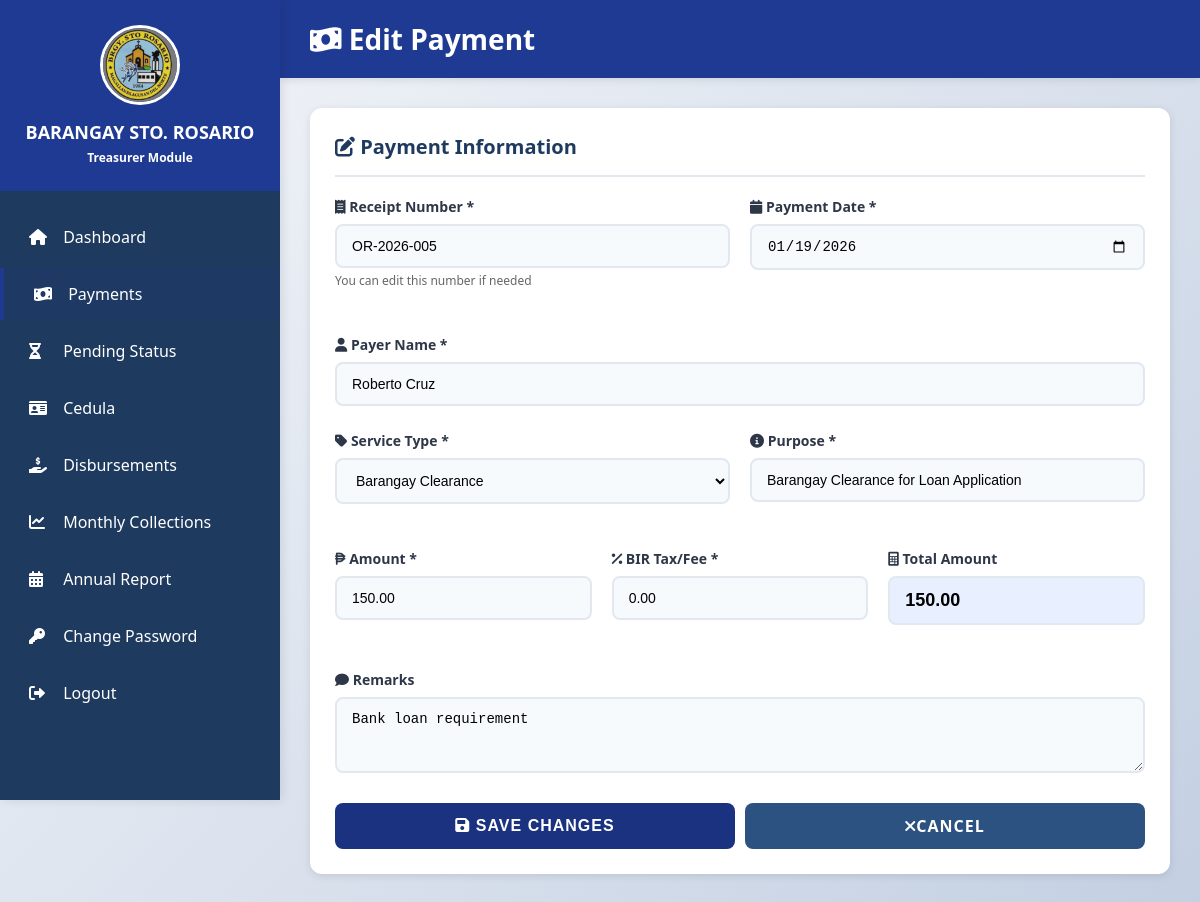
Screenshot of /treasurer/payments/edit.php?id=5 (signed in) with the database file from the repository.
### tables this page shows
CREATE TABLE IF NOT EXISTS payments (
    id INT AUTO_INCREMENT PRIMARY KEY,
    receipt_no VARCHAR(50) NOT NULL,
    payment_date DATE NOT NULL,
    payer_name VARCHAR(150) NOT NULL,
    service_type VARCHAR(100) NOT NULL,
    purpose VARCHAR(255) NOT NULL,
    operating_services VARCHAR(100),  
    amount DECIMAL(10, 2) NOT NULL,
    bir_tax DECIMAL(10, 2) DEFAULT 0,
    remarks TEXT,
    received_by INT,
    resident_id INT DEFAULT NULL,
    created_at TIMESTAMP DEFAULT CURRENT_TIMESTAMP,
    FOREIGN KEY (received_by) REFERENCES users(id) ON DELETE SET NULL
);

### treasurer/payments/edit.php (the view, shortened to what this page needs)
<?php
include "../../config/database.php";
$paymentId = intval($_GET['id'] ?? 0);
$stmt = $conn->prepare("SELECT * FROM payments WHERE id = ?");
$stmt->bind_param("i", $paymentId);
$stmt->execute();
$result = $stmt->get_result();
$payment = $result->fetch_assoc();
$paymentDate = !empty($payment['payment_date'])
    ? date('Y-m-d', strtotime($payment['payment_date']))
    : date('Y-m-d');
$amountValue = number_format((float) $payment['amount'], 2, '.', '');
$birValue = number_format((float) $payment['bir_tax'], 2, '.', '');
$totalValue = number_format(((float) $payment['amount']) + ((float) $payment['bir_tax']), 2, '.', '');
?>
<!DOCTYPE html>
<html lang="en">
<head>
    <link rel="stylesheet" href="../../assets/css/style.css">
    <link rel="stylesheet" href="https://cdnjs.cloudflare.com/ajax/libs/font-awesome/6.0.0/css/all.min.css">
</head>
<body>
    <div class="dashboard-container">
        <aside class="sidebar">
            <div class="sidebar-header">
                <img src="../../assets/images/logo.jpg" alt="Barangay Logo"
                    style="width: 80px; height: 80px; border-radius: 50%; margin-bottom: 10px; border: 3px solid #ffffff;">
                <h2>BARANGAY STO. ROSARIO</h2>
                <p>Treasurer Module</p>
            </div>
            <ul class="sidebar-menu">
                <li><a href="../dashboard.php"><i class="fas fa-home"></i> Dashboard</a></li>
                <li><a href="list.php" class="active"><i class="fas fa-money-bill-wave"></i> Payments</a></li>
                <li><a href="../pending_payments/list.php"><i class="fas fa-hourglass-half"></i> Pending Status</a></li>
                <li><a href="../cedula/list.php"><i class="fas fa-id-card"></i> Cedula</a></li>
                <li><a href="../disbursement/list.php"><i class="fas fa-hand-holding-usd"></i> Disbursements</a></li>
                <li><a href="../collections/monthly.php"><i class="fas fa-chart-line"></i> Monthly Collections</a></li>
                <li><a href="../collections/annual.php"><i class="fas fa-calendar-alt"></i> Annual Report</a></li>
                <li><a href="../change_password.php"><i class="fas fa-key"></i> Change Password</a></li>
                <li><a href="../../logout.php"><i class="fas fa-sign-out-alt"></i> Logout</a></li>
            </ul>
        </aside>
        <main class="main-content">
            <div class="content-header">
                <h1><i class="fas fa-money-bill-wave"></i> Edit Payment</h1>
            </div>
            <div class="content-body">
                <div class="card">
                    <div class="card-header">
                        <h3><i class="fas fa-pen-to-square"></i> Payment Information</h3>
                    </div>
                    <form method="POST" action="save.php">
                        <div class="form-row">
                            <div class="form-group">
                                <label for="receipt_no"><i class="fas fa-receipt"></i> Receipt Number *</label>
                                <input type="text" id="receipt_no" name="receipt_no"
                                    value="<?= htmlspecialchars($payment['receipt_no']) ?>"
                                    required>
                                <small style="color: #666; font-size: 12px;">You can edit this number if needed</small>
                            </div>
                            <div class="form-group">
                                <label for="payment_date"><i class="fas fa-calendar"></i> Payment Date *</label>
                                <input type="date" id="payment_date" name="payment_date"
                                    value="<?= htmlspecialchars($paymentDate) ?>"
                                    required>
                            </div>
                        </div>
                        <div class="form-group">
                            <label for="payer_name"><i class="fas fa-user"></i> Payer Name *</label>
                            <input type="text" id="payer_name" name="payer_name"
                                value="<?= htmlspecialchars($payment['payer_name']) ?>"
                                required autocomplete="off">
                        </div>
                        <div class="form-row">
                            <div class="form-group">
                                <label for="service_type"><i class="fas fa-tag"></i> Service Type *</label>
                                <select id="service_type" name="service_type" required>
                                    <option value="Barangay Clearance" <?= $payment['service_type'] === 'Barangay Clearance' ? 'selected' : '' ?>>Barangay
                                        Clearance</option>
                                </select>
                            </div>
                            <div class="form-group">
                                <label for="purpose"><i class="fas fa-info-circle"></i> Purpose *</label>
                                <input type="text" id="purpose" name="purpose"
                                    value="<?= htmlspecialchars($payment['purpose']) ?>"
                                    required>
                            </div>
                        </div>
                        <div class="form-row">
                            <div class="form-group">
                                <label for="amount"><i class="fas fa-peso-sign"></i> Amount *</label>
                                <input type="number" id="amount" name="amount" step="0.01" min="0"
                                    value="<?= htmlspecialchars($amountValue) ?>"
                                    required>
                            </div>
                            <div class="form-group">
                                <label for="bir_tax"><i class="fas fa-percent"></i> BIR Tax/Fee *</label>
                                <input type="number" id="bir_tax" name="bir_tax" step="0.01" min="0"
                                    value="<?= htmlspecialchars($birValue) ?>"
                                    required>
                            </div>
                            <div class="form-group">
                                <label for="total"><i class="fas fa-calculator"></i> Total Amount</label>
                                <input type="number" id="total" name="total" step="0.01"
                                    value="<?= htmlspecialchars($totalValue) ?>"
                                    readonly style="font-weight: bold; font-size: 18px; background: #e8f0ff;">
                            </div>
                        </div>
                        <div class="form-group">
                            <label for="remarks"><i class="fas fa-comment"></i> Remarks</label>
                            <textarea id="remarks" name="remarks" rows="3"
                                placeholder="Enter any additional notes or remarks..."><?= htmlspecialchars($payment['remarks'] ?? '') ?></textarea>
                        </div>
                        <div style="display: flex; gap: 10px; margin-top: 25px;">
                            <button type="submit" class="btn btn-primary" style="flex: 1;">
                                <i class="fas fa-save"></i> Save Changes
                            </button>
                            <a href="list.php" class="btn btn-secondary"
                                style="flex: 1; text-align: center; text-decoration: none; display: flex; align-items: center; justify-content: center;">
                                <i class="fas fa-times"></i> Cancel
                            </a>
                        </div>
                    </form>
                </div>
            </div>
        </main>
    </div>
</body>
</html>

### assets/css/style.css (style rules this page uses)
:root { --primary-yellow: #1f3a93; --dark-yellow: #1a3280; --primary-blue: #1e3a5f; --light-blue: #2c5282; --text-dark: #2d3748; --text-light: #4a5568; --white: #ffffff; --gray-light: #f7fafc; --gray-border: #e2e8f0; --success: #48bb78; --danger: #f56565; --warning: #ed8936; }
* { margin: 0; padding: 0; box-sizing: border-box; }
body { font-family: "Segoe UI", Tahoma, Geneva, Verdana, sans-serif; background: linear-gradient(135deg, #f5f7fa 0%, #c3cfe2 100%); min-height: 100vh; color: var(--text-dark); }
.form-group { margin-bottom: 25px; }
.form-group label { display: block; margin-bottom: 8px; color: var(--text-dark); font-weight: 600; font-size: 14px; }
.form-group input, .form-group select, .form-group textarea { width: 100%; padding: 12px 15px; border: 2px solid var(--gray-border); border-radius: 8px; font-size: 14px; transition: all 0.3s ease; background: var(--gray-light); }
.btn { padding: 12px 30px; border: none; border-radius: 8px; font-size: 16px; font-weight: 600; cursor: pointer; transition: all 0.3s ease; text-transform: uppercase; letter-spacing: 1px; }
.btn-primary { background: var(--dark-yellow); color: var(--white); width: 100%; }
.btn-secondary { background: var(--light-blue); color: var(--white); }
.dashboard-container { min-height: 100vh; display: flex; }
.sidebar { width: 280px; background: var(--primary-blue); padding: 0; box-shadow: 2px 0 10px rgba(0, 0, 0, 0.1); position: fixed; height: 100vh; overflow-y: auto; }
.sidebar-header { background: var(--primary-yellow); padding: 25px 20px; text-align: center; }
.sidebar-header h2 { color: var(--white); font-size: 18px; font-weight: 700; margin-bottom: 5px; }
.sidebar-header p { color: var(--white); font-size: 12px; font-weight: 600; }
.sidebar-menu { list-style: none; padding: 20px 0; }
.sidebar-menu li { margin-bottom: 5px; }
.sidebar-menu a { display: block; padding: 15px 25px; color: var(--white); text-decoration: none; transition: all 0.3s ease; border-left: 4px solid transparent; }
.sidebar-menu a:hover, .sidebar-menu a.active { background: rgba(31, 58, 147, 0.1); border-left-color: var(--primary-yellow); padding-left: 30px; }
.sidebar-menu a i { margin-right: 10px; width: 20px; }
.main-content { margin-left: 280px; flex: 1; padding: 0; }
.content-header { background: var(--primary-yellow); padding: 20px 30px; box-shadow: 0 2px 8px rgba(0, 0, 0, 0.1); }
.content-header h1 { color: var(--white); font-size: 28px; font-weight: 700; }
.content-body { padding: 30px; }
.card { background: var(--white); border-radius: 12px; padding: 25px; box-shadow: 0 2px 8px rgba(0, 0, 0, 0.1); margin-bottom: 25px; }
.card-header { border-bottom: 2px solid var(--gray-border); padding-bottom: 15px; margin-bottom: 20px; }
.card-header h3 { color: var(--primary-blue); font-size: 20px; font-weight: 600; }
.form-row { display: grid; grid-template-columns: repeat(auto-fit, minmax(250px, 1fr)); gap: 20px; margin-bottom: 20px; }

### rows the page displays
payments: receipt_no "OR-2026-005", payment_date "01/19/2026", payer_name "Roberto Cruz", service_type "Barangay Clearance", purpose "Barangay Clearance for Loan Application", amount "150.00", bir_tax "0.00", total "150.00", remarks "Bank loan requirement"
